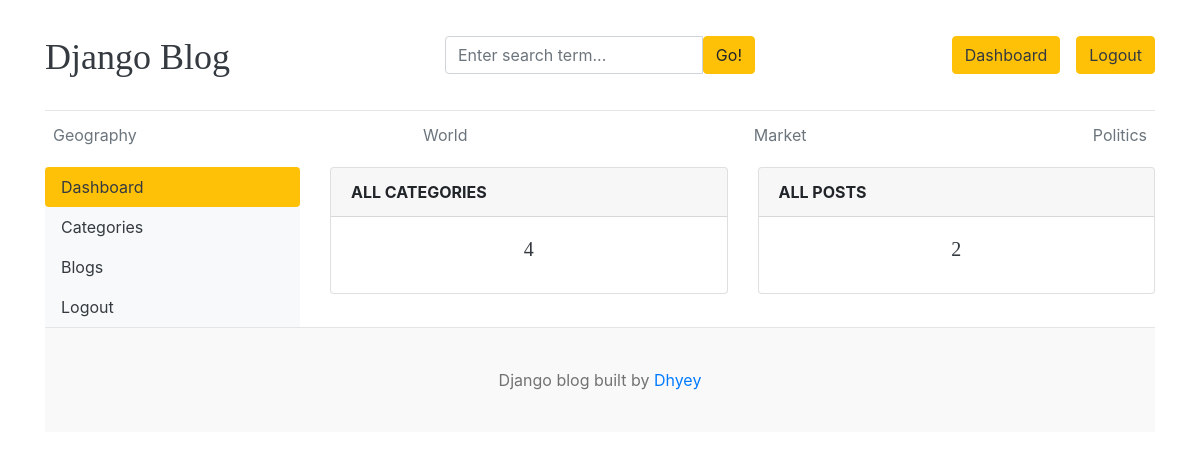
The app's page /dashboard/ (signed in) with its own data.
### blogs/models.py (models this page shows, shortened)
class Category(models.Model):
    category_name=models.CharField(max_length=50,unique=True)
    created_at=models.DateTimeField(auto_now_add=True)
    updated_at=models.DateTimeField(auto_now=True)
    class Meta:
        verbose_name_plural='categories'

### dashboards/views.py (the view)
# urls.py: path('dashboard/',include('dashboards.urls')),
@login_required(login_url='login')
def dashboard(request):
    category_count=Category.objects.count()
    blog_count=Blog.objects.count()
    data={
        'category_count':category_count,
        'blog_count':blog_count
    }
    return render(request,'dashboard/dashboard.html',data)

### blogs/context_processors.py (called while the page is built)
def get_categories(request):
    categories=Category.objects.all()
    return dict(categories=categories)

def get_social_links(request):
    social_links=SocialLink.objects.all()
    return dict(social_links=social_links)

### templates/dashboard/dashboard.html (shortened to what this page needs)
{% extends "base.html" %} {% block content %}
<div class="row">
  {% include "dashboard/sidebar.html" %}
  <div class="col-md-9">
    <div class="row">
        <div class="col">
            <div class="card border-default mb-3">
                <div class="card-header tetx-center text-uppercase font-weight-bold">
                    All Categories
                </div>
                <div class="card-body text-dark">
                    <h5 class="card-title text-center">{{category_count}}</h5>
                </div>
            </div>
        </div>
        <div class="col">
            <div class="card border-default mb-3">
                <div class="card-header tetx-center text-uppercase font-weight-bold">
                    All Posts
                </div>
                <div class="card-body text-dark">
                    <h5 class="card-title text-center">{{blog_count}}</h5>
                </div>
            </div>
        </div>
    </div>
  </div>
</div>
{% endblock %}

### templates/header.html (shortened to what this page needs)
{% load static %}
<!DOCTYPE html>
<html lang="en">
  <head>
    <link
      href="https://getbootstrap.com/docs/4.0/dist/css/bootstrap.min.css"
      rel="stylesheet"
    />
    <link
    rel="stylesheet"
    href="https://cdn.jsdelivr.net/npm/bootstrap-icons@1.11.3/font/bootstrap-icons.css"
    />
    <link href="{% static 'css/blog.css' %}" rel="stylesheet" />
  </head>
  <body>
    <div class="container">
      <header class="blog-header py-3">
        <div class="row flex-nowrap justify-content-between align-items-center">
          <div class="col-4 pt-1">
            <a class="blog-header-logo text-dark" href="/">Django Blog</a>
          </div>
          <div class="col-4">
            <form action="{% url "search" %}" method="GET">
              <div class="card border-0">
                <div class="card-body">
                  <div class="input-group">
                    <input
                      class="form-control"
                      type="text"
                      placeholder="Enter search term..."
                      aria-label="Enter search term..."
                      aria-describedby="button-search"
                      name='keyword'
                      value='{{keyword}}'
                    />
                    <button
                      class="btn btn-warning"
                      type="submit"
                      id="button-search"
                      type="button"
                    >
                      Go!
                    </button>
                  </div>
                </div>
              </div>
            </form>
          </div>
          <div class="col-4 d-flex justify-content-end align-items-center">
            {% if not user.is_authenticated %}
            <a class="btn btn-sm btn-warning" href="{% url "login" %}">Sign In</a> &nbsp;
            <a class="btn btn-sm btn-outline-secondary" href="{% url "register" %}">Sign Up</a>
            {% else %}
                <span class="btn btn-warning"><a class='text-dark' href='{% url "dashboard" %}'>Dashboard</a></span>
                <span class="btn btn-warning"><a class='text-dark' href='{% url "logout" %}'>Logout</a></span>
            {% endif %}
          </div>
        </div>
      </header>
      <div class="nav-scroller py-1 mb-2">
        <nav class="nav d-flex justify-content-between">
          {% for category in categories %}
          <a
            class="p-2 text-muted"
            href="{% url 'posts_by_category' category.id %}"
            >{{category.category_name}}</a
          >
          {% endfor %}
        </nav>
      </div>

### blog_main/static/css/blog.css (style rules this page uses)
.blog-header { border-bottom: 1px solid #e5e5e5; }
.blog-header-logo { font-family: "Playfair Display", Georgia, "Times New Roman", serif; font-size: 2.25rem; }
h1, h2, h3, h4, h5, h6 { font-family: "Playfair Display", Georgia, "Times New Roman", serif; }

### records on screen
Category: category_name "Geography"
Category: category_name "World"
Category: category_name "Market"
Category: category_name "Politics"

### other values on screen
{{ category_count }} "4"
{{ blog_count }} "2"
